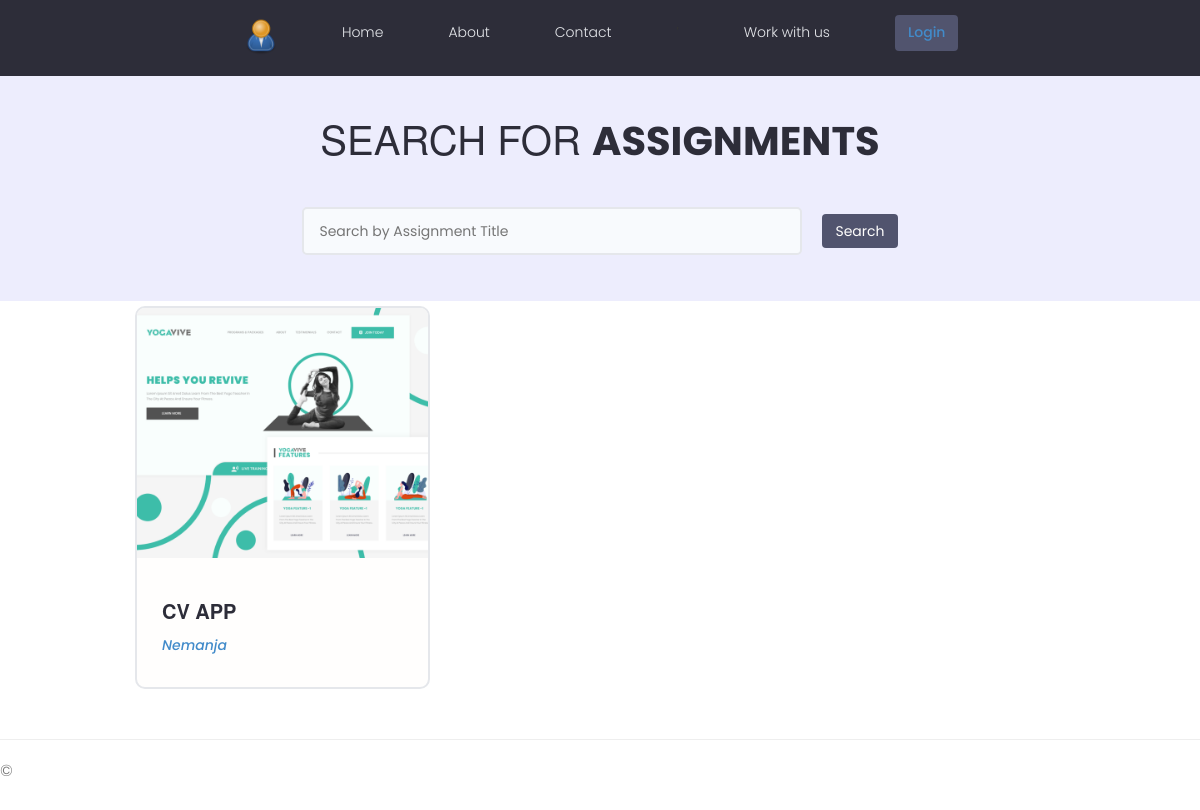
The app's page /assignment/, older data.
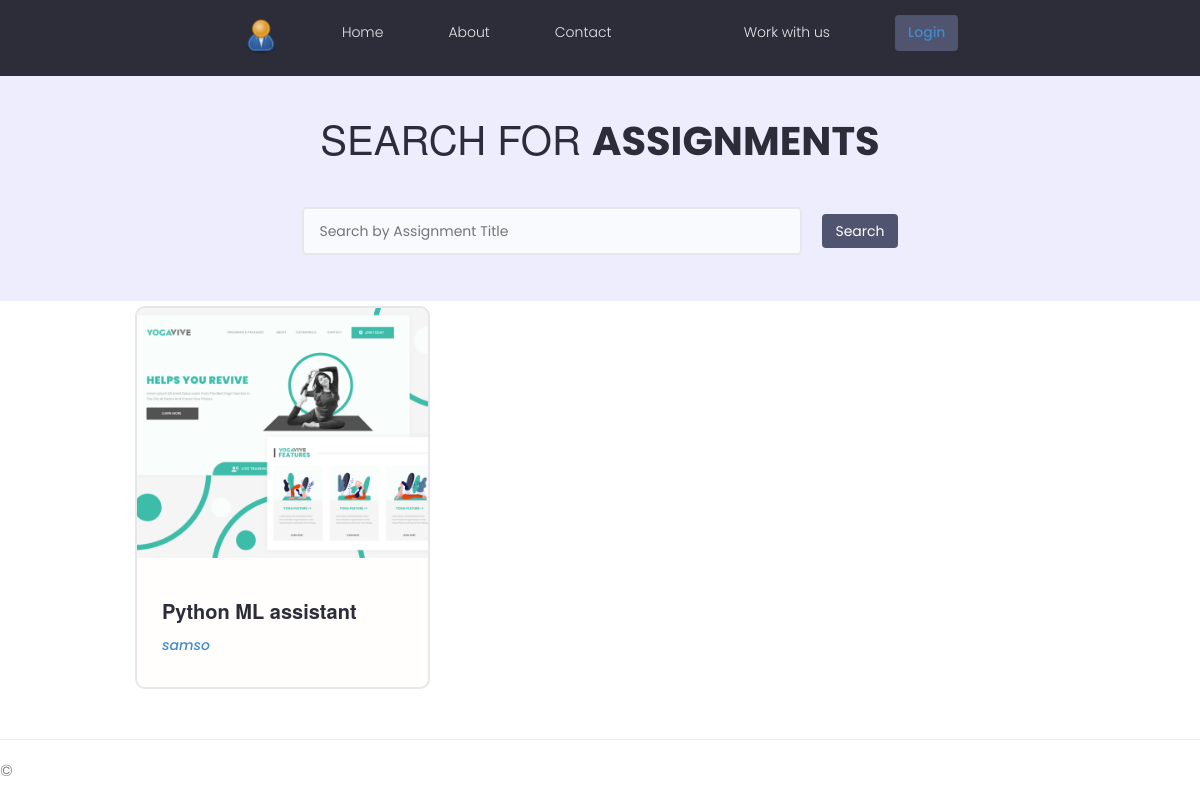
The same page, newer data.
### assignment/models.py (models this page shows, shortened)
class Assignment(models.Model):
    host = models.ForeignKey(User,on_delete=models.SET_NULL,blank=True, null=True)
    tags = models.ManyToManyField(Tag,blank=True)
    title = models.CharField(max_length=200)
    description = models.TextField()
    location = models.ForeignKey(Location, on_delete=models.CASCADE)
    applicant = models.ManyToManyField(Applicant,blank=True)
    updated = models.DateTimeField(auto_now=True)
    created = models.DateTimeField(auto_now_add=True)
    id = models.UUIDField(default=uuid.uuid4,unique=True,primary_key=True,editable=False)

### assignment/views.py (the view)
# urls.py: path('assignment/', views.index, name='all-assignments'),
def index(request):
    assignments = Assignment.objects.all()
    return render(request, 'assignment/index.html',
                  {'isActive': True, 'assignments': assignments})

### assignment/templates/assignment/index.html (shortened to what this page needs)
{% extends "MainPages/layout.html" %}
{% load static %}
{% block content %}
  <main class="projects">
    <section class="hero-section text-center">
      <div class="container container--narrow">
        <div class="hero-section__box">
          <h2>Search for <span>Assignments</span></h2>
        </div>
        <div class="hero-section__search">
          <form class="form" action="#" method="get">
            <div class="form__field">
              <input class="input input--text" id="formInput#search" type="text" name="text"
                placeholder="Search by Assignment Title" />
            </div>
            <input class="btn btn--sub btn--lg" type="submit" value="Search" />
          </form>
        </div>
      </div>
    </section>
    {% for assignment_item in assignments %}
    <section class="card-alignment">
      <div class="container">
        <div class="grid grid--three">
          <div class="column">
            <div class="card project">
              <a href="{% url 'assignment-details' assignment_item.id %}" class="project">
                <img class="project__thumbnail" src="images/project-a.png" alt="project thumbnail" />
                <div class="card__body">
                  <h3 class="project__title">{{ assignment_item.title}}</h3>
                  <p><a class="project__author" href="profile.html">{{assignment_item.host}}</a></p>
                </div>
              </a>
            </div>
          </div>
    </section>
    {% endfor %}
  </main>
{% endblock %}

### MainPages/templates/MainPages/layout.html (shortened to what this page needs)
<!DOCTYPE html>
<html>
<head>
    {% load static %}
    <link rel="stylesheet" href="{% static 'https://cdn.iconmonstr.com/1.3.0/css/iconmonstr-iconic-font.min.css' %}"/>
    <link rel="stylesheet" href="{% static 'uikit/styles/uikit.css' %}" />
    <link rel="stylesheet" href="{% static 'MainPages/styles/MainPages.css'  %}"  />
    <link rel="stylesheet" type="text/css" href="{% static 'MainPages/content/bootstrap.min.css' %}" />
</head>
<body>
    {% include "MainPages/navbar.html" %}
 <div class>
    <br>
    {% block content %}
    {% endblock %}
            <hr/>
            <footer>
                <p>&copy; {{ year }} </p>
            </footer>
 </div>
</body>
    </html>

### MainPages/templates/MainPages/navbar.html (shortened to what this page needs)
{% load static %}
<header class="header">
    <div class="container container--narrow">
        <a href="/" class="header__logo">
            <img src="{%  static 'images/user-default.png'  %}"  width="30"
            height="25"  alt="DevSearch Logo" />
        </a>
        <nav class="header__nav">
                <ul class="header__menu">
                    <li class="header__menuItem"><a href= "{% url 'home' %}">Home</a></li>
                    <li class="header__menuItem"><a href= "{% url 'about' %}">About</a></li>
                    <li class="header__menuItem"><a href= "{% url 'contact' %}">Contact</a></li>'
                    <li class="header__menuItem"><a href="{% url 'all-assignments' %}">Work with us </a></li>
                    {% if request.user.is_authenticated %}
                    <li class="header__menuItem"><a href="{% url 'profile' request.user.profile.id %}" >{{ user.username}} </a></li>
                    <li class="btn btn--sub"><a href="{% url 'logout' %}">Logout </a></li>
                    {% else %}
                    <li class="btn btn--sub"> <a href="{% url 'login' %}">Login </a></li>
                    {% endif  %}
                </ul>
        </nav>
    </div>
</header>

### MainPages/static/MainPages/styles/MainPages.css (style rules this page uses)
:root { --color-sub: #2d2d39; }
.btn--sub { background-color: var(--color-sub-light); }
.card { border: 2px solid var(--color-light); }
img { width: 100%; }
.header { position: fixed; top: 0; width: 100%; z-index: 111; background-color: var(--color-sub); padding: 1.5rem 0; }
.header > .container { display: flex; justify-content: space-between; align-items: center; }
.header__logo > img { height: 3.8rem; }
.header__nav > ul { display: inline-flex; align-items: center; list-style: none; gap: 6.5rem; }
.header__menuItem > a { color: var(--color-light); font-weight: 300; }
.hero-section { height: 40vh; display: flex; align-items: center; background-color: var(--color-sub); }
.hero-section__box { margin-bottom: 4rem; }
.hero-section__box > h2, .hero-section__box > h2 > span { font-size: 4rem; color: var(--color-light); line-height: 1.3; text-transform: uppercase; }
.hero-section__box > h2 { font-weight: 300; }
.hero-section__box > h2 > span { font-weight: 700; }
.hero-section__search > .form { display: flex; align-items: center; justify-content: center; gap: 2rem; }
.hero-section__search > .form input.input--text { width: 50rem; }
.project__author { font-size: 1.4rem; font-style: italic; }
.projects > .hero-section { background: var(--color-sub-lighter); height: 30vh; }
.projects .hero-section__box { margin-bottom: 2.5rem; }
.projects .hero-section__box > h2 { color: var(--color-sub); }
.projects .hero-section__box > h2 > span { font-weight: 700; color: var(--color-sub); }
.project__thumbnail { height: 25rem; object-fit: cover; object-position: top center; }
.project__title { font-size: 2rem; font-weight: 700; color: var(--color-sub); }

### MainPages/static/uikit/styles/modules/_variables.css (style rules this page uses)
:root { --color-main: #5aa5b9; --color-main-light: #e6faff; --color-sub: #3f4156; --color-sub-light: #51546e; --color-sub-lighter: #ededfd; --color-text: #737373; --color-gray: #8b8b8b; --color-light: #e5e7eb; --color-light-gray: #767676; --color-bg: #f8fafd; --color-white: #fffefd; --color-white-light: #f3f3f3; --color-success: #359e64; --color-success-bg: #def8e8; --color-error: #fc4b0b; --color-error-bg: #fff2ee; --font-base: 'Poppins', arial, helvetica, 'Segoe UI', roboto, ubuntu, sans-serif; --font-monospace: 'Fira Code', 'Courier New', courier, monospace; --font-regular: 300; --font-medium: 500; --font-bold: 700; --generic-shadow: 1px 1px 5px #00000010; --generic-transition: all 0.3s ease-in-out; }

### MainPages/static/uikit/styles/modules/_base.css (style rules this page uses)
* { margin: 0; padding: 0; box-sizing: border-box; text-rendering: optimizeLegibility; color: inherit; font-size: inherit; }
html { font-size: 50%; }
@media only screen and (min-width: 480px) { html { font-size: 56.25%; } }
@media only screen and (min-width: 1200px) { html { font-size: 62.5%; } }
body { line-height: 1.6; font-weight: 400; font-size: 1.5rem; color: var(--color-text); background-color: var(--color-bg); min-height: 100vh; }

### MainPages/static/uikit/styles/modules/_typography.css (style rules this page uses)
* { font-family: var(--font-base); }
h2 { font-size: 3.6rem; font-weight: var(--font-bold); }
h3 { font-size: 3.2rem; font-weight: var(--font-medium); }
p, span, strong { font-size: 1.6rem; color: var(--color-text); font-weight: var(--font-regular); }
a { padding-bottom: 2px; text-decoration: none; display: inline-block; color: var(--color-main); font-weight: var(--font-medium); }

### MainPages/static/uikit/styles/modules/_utilities.css (style rules this page uses)
.container { width: 92%; max-width: 165rem; margin: 0 auto; box-sizing: border-box; }
.container--narrow { width: 92%; max-width: 120rem; }
@media screen and (min-width: 1000px) { .container { width: 90%; } }
@media screen and (min-width: 1000px) { .container--narrow { width: 85%; } }
@media screen and (min-width: 1200px) { .container { width: 80%; } }
@media screen and (min-width: 1200px) { .container--narrow { width: 72%; } }
.text-center { text-align: center; }

### MainPages/static/uikit/styles/modules/_button.css (style rules this page uses)
.btn { display: inline-block; position: relative; cursor: pointer; background-color: var(--color-light); font-weight: var(--font-medium); color: var(--color-sub); text-decoration: none; padding: 1rem 2rem; border-radius: 0.5rem; border: none; width: -webkit-fit-content; width: -moz-fit-content; width: fit-content; height: -webkit-fit-content; height: -moz-fit-content; height: fit-content; font-size: 1.6rem; outline-width: 0; outline-color: transparent; -webkit-backface-visibility: hidden; backface-visibility: hidden; transition: all 0.3s ease-in-out; }
.btn--sub { background-color: var(--color-sub); color: var(--color-white); }
.btn--lg { font-size: 1.8rem; padding: 1.2rem 4.5rem; }

### MainPages/templates/MainPages/layout.html (style rules this page uses)
.card-alignment { align-self: stretch; }

Row changes from the older to the newer data that the page shows:
removed Assignment: title "CV APP", host "Nemanja"
added Assignment: title "Python ML assistant", host "samso"
